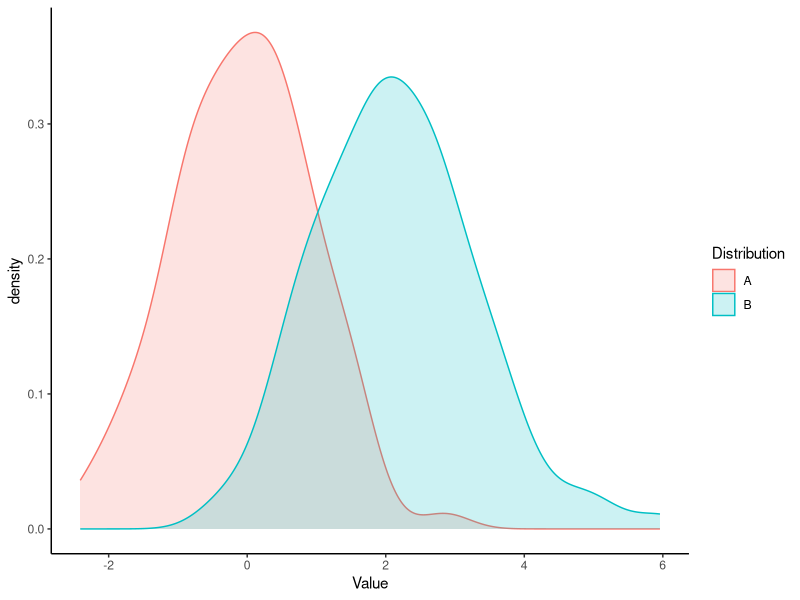
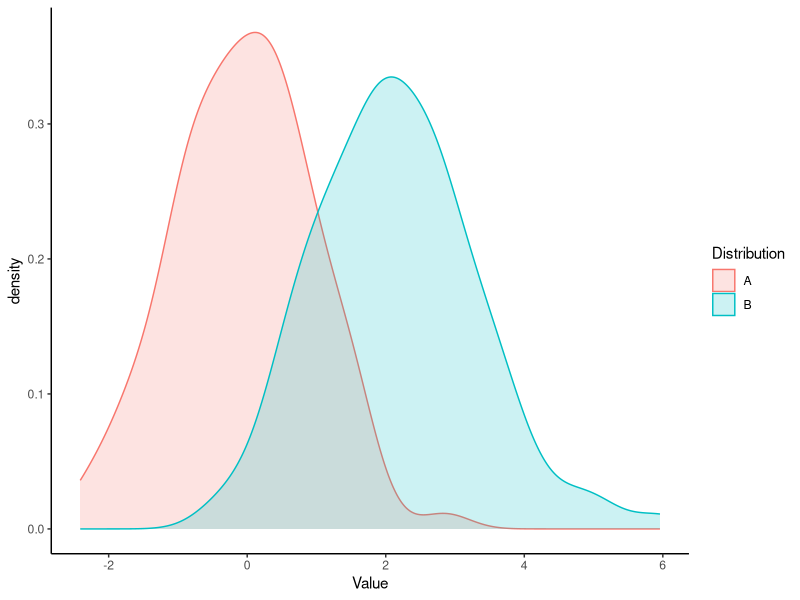

These charts were generated, in order, by the following R code:
#============================================
### Metadata and descriptions ###
# Script name "overlay_distributions.R"
# Author: D. Lapin
# Date: 2025-02-10
# Description: the script generates two normal distributions,
# plots them as density plots and saves result into a file.

#============================================
### load libraries ###
library(ggplot2) # visualization of the data

#============================================
### set working directory to the week 2 folder ###

#============================================
### custom functions (if any) ###

#============================================
### data generation or input ###
# generate two distributions and store them in one dataframe
df <- data.frame(Distribution = c(rep("A", 100),
                                  rep("B", 100)),
                 Value = c(rnorm(100, 0, 1),
                           rnorm(100, 2, 1)))

#============================================
### data visualization, cleaning, preprocessing ###
# plot the distributions as density plots
# save plot as a file
g <- ggplot(data = df, aes(x = Value))
g + geom_density(aes(color = Distribution, fill = Distribution), alpha = 0.2) +
  theme_classic()

#============================================
### export data ###
ggsave("density_overlay.png")
